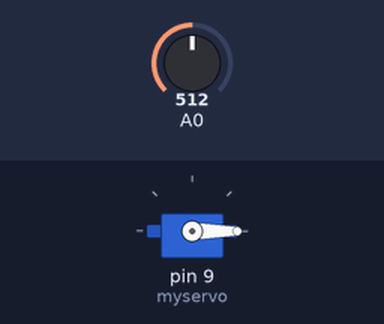
Recording of a sketch running on a simulated Arduino Uno, built with avr-gcc and run on an emulated ATmega328P. Parts: servo. Inputs (shaded band) come from the test bench; at power-on: A0 = 512.

Above: at 1.2 s.
1.3 s: A0 set to 306
At 2.1 s:
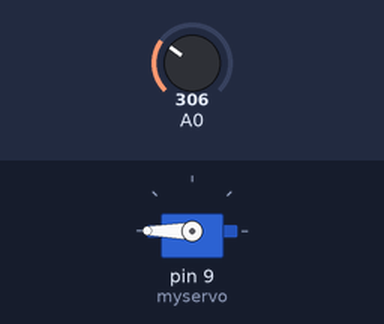
2.8 s: A0 set to 122
At 4.0 s:
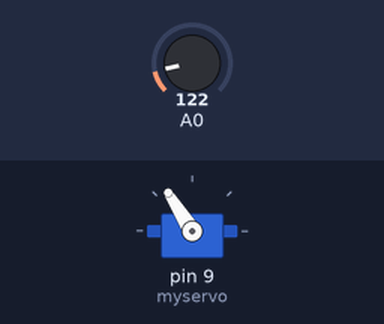
4.3 s: A0 set to 900
At 5.5 s:
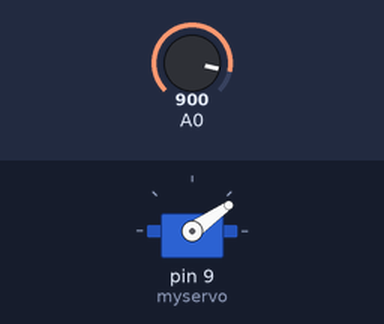
5.8 s: A0 set to 1023
At 6.5 s:
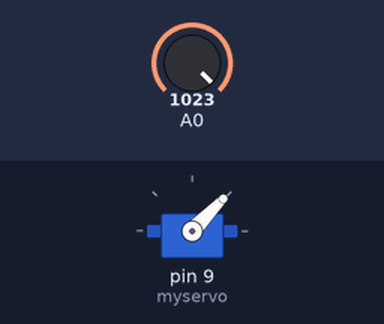
7.3 s: A0 set to 511
At 7.9 s:
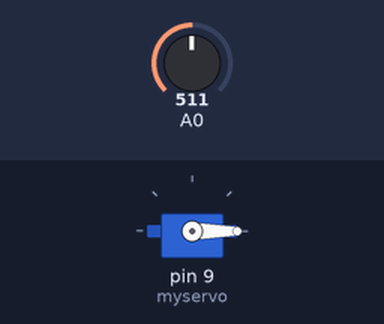
Timing chart, 0 to 9.8 s (numbered marks = the images above; inputs shaded):
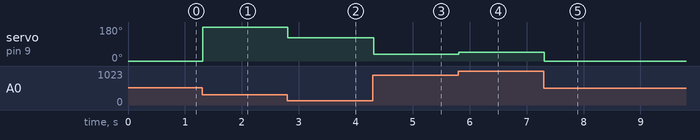

The sketch:

Motor.ino
```cpp
#include <Servo.h>
Servo myservo; //라이브러리 변수 초기화
int pos = 0; //각도 초기화
void setup() {
  myservo.attach(9); //서보모터를 제어할 핀번호

}

void loop() {
  myservo.write(map(analogRead(A0), 0, 1023, 0, 1023));
  delay(15);
}
```

Measured:
- after the input at 1.3 s, servo on pin 9 (myservo): 0° → 180° at once
- after the input at 2.8 s, servo on pin 9 (myservo): 180° → 122° at once
- after the input at 4.3 s, servo on pin 9 (myservo): 122° → 35° at once
- after the input at 5.8 s, servo on pin 9 (myservo): 35° → 46° at once
- after the input at 7.3 s, servo on pin 9 (myservo): 46° → 0° at once
